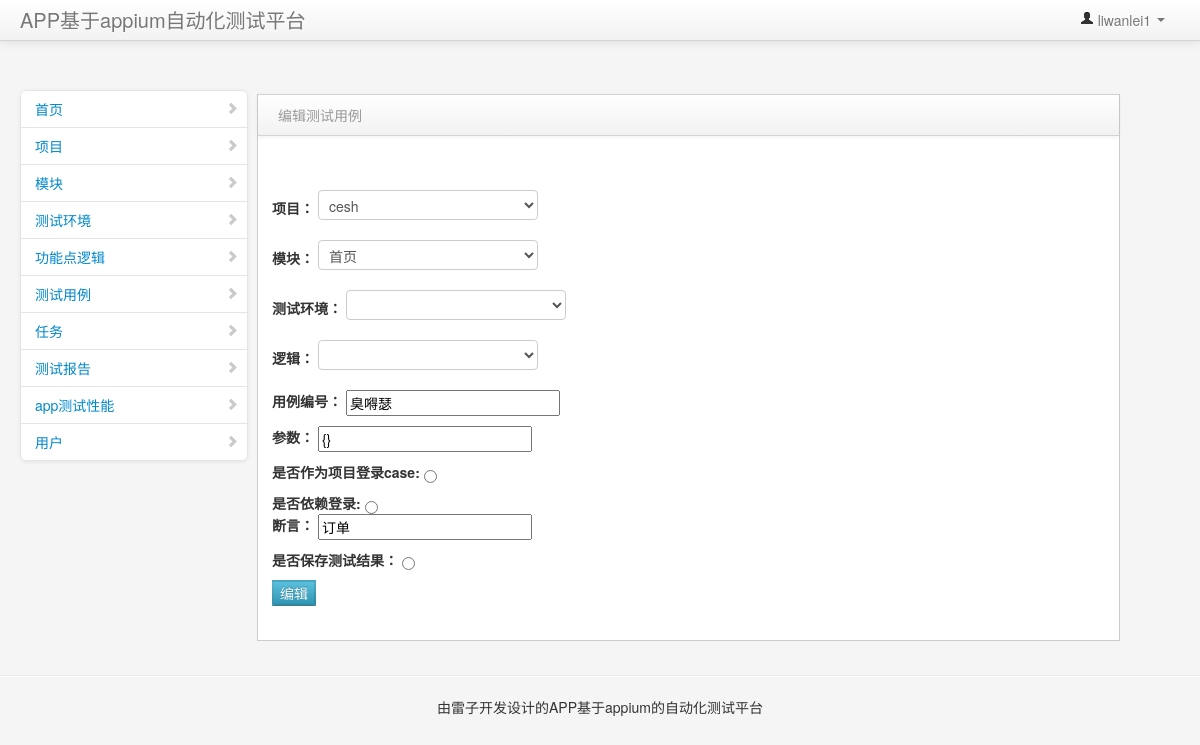
/editcase/1/ (signed in), run on an earlier commit of the app's database.
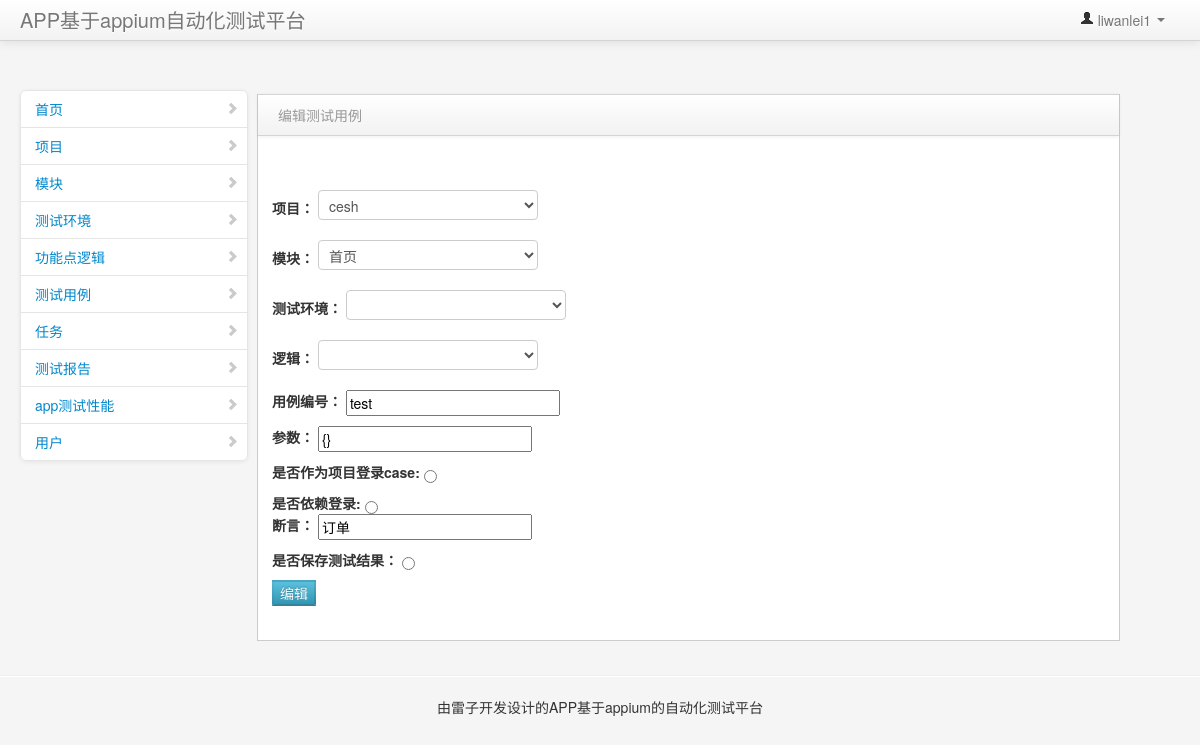
And on a later commit of the database.
### app/models.py (models this page shows, shortened)
class Testcase(models.Model):
    makedate = models.DateTimeField('创建时间', auto_now_add=True)
    project=models.ForeignKey(Project,null=True,on_delete=models.CASCADE)
    mode=models.ForeignKey(Mode,null=True,on_delete=models.CASCADE)
    user=models.ForeignKey(Newusers,on_delete=models.CASCADE)
    casenum=models.CharField('测试用例编号',default=1,unique=True,max_length=252)
    data=models.CharField('参数',max_length=252)
    yilai=models.BooleanField('是否依赖登录',default=False)
    is_yilai=models.BooleanField('是否作为项目登录的依赖',default=False)
    asser=models.CharField('预期',max_length=252)
    luoji=models.ForeignKey(FunctionalLofic,on_delete=models.CASCADE)
    savetest=models.BooleanField('是否保存测试结果',default=False)
    events=models.ForeignKey(Testeven,on_delete=models.CASCADE)
    status = models.BooleanField('状态', default=False)
    class Meta:
        verbose_name = u'测试用例'
        verbose_name_plural = verbose_name
        ordering = ['-id']

### app/views.py (the view, shortened to what this page needs)
# urls.py: url(r'^editcase/(?P<id>\d+)/', login_required(EditCaseView.as_view()), name='editcase'),
class EditCaseView(View):
    def get(self, request, id):
        if request.user.is_superuser is False:
            use = Newusers.objects.filter(username=request.user).first()
            m = use.project_user_set.all()
            project_list = []
            for i in m:
                project = i.productname.all()
                for j in project:
                    project_list.append(j)
        else:
            project_list = Project.objects.filter(status=False).all()
        models = Mode.objects.filter(status=False).all()
        case_is = Testcase.objects.filter(id=id, status=False).first()
        if not case_is:
            messages.add_message(request, messages.INFO, '编辑测试用例不存在')
            return redirect('testcase')
        return render(request, 'edit/edit_case.html', {'projects': project_list, 'models': models, 'case': case_is})

### templates/edit/edit_case.html (shortened to what this page needs)
{% extends 'base.html' %}
{% block content %}
    <div class="span9" id="content">
        <div class="block">
            <div class="navbar navbar-inner block-header">
                <div class="muted pull-left">编辑测试用例</div>
            </div>
            <div class="block-content collapse in">
                <p class="span12">
                <div class="table-toolbar">
            </div>
                <form   class="form-signin" method="post" action="">
                    <p>
                        <span> <strong>项目：</strong></span>
                        <select name="project" id="project" onclick="testevet()" >
                            {% for project in projects %}
                                {% if case.project == project %}
                                    <option selected>{{ project.name }}</option>
                                {% else %}
                                    <option >{{ project.name }}</option>
                                {% endif %}
                            {% endfor %}
                        </select>
                    </p>
                    <p>
                        <span><strong>模块：</strong></span>
                        <select name="mode">
                            {% for mode in models %}
                                {% if case.mode == mode  %}
                                    <option selected>{{ mode.name }}</option>
                                {% else %}
                                    <option >{{ mode.name }}</option>
                                {% endif %}
                            {% endfor %}
                        </select>
                    </p>
                    <p>
                        <span><strong>测试环境：</strong></span>
                        <select id="testevent" name="testevent"></select>
                    </p>
                    <p>
                        <span><strong>逻辑：</strong></span>
                        <select  id="luoji" name="luoji" ></select>
                    </p>
                    <p>
                        <span><strong>用例编号：</strong></span>
                        <input name="casenum" placeholder="用例编号" value="{{ case.casenum }}">
                    </p>
                    <p>
                        <span><strong>参数：</strong></span>
                        <input name="canshu" placeholder="用例参数" value="{{ case.data }}">
                    </p>
                    <p>
                        <strong>是否作为项目登录case:</strong>
                    <input type="radio" name="is_log" id="yilai" >
                    </p>
                    <strong>是否依赖登录:</strong>
                    <input type="radio" name="yilai" id="yilai" >
                    <p>
                        <span><strong>断言：</strong></span>
                        <input name="assert" placeholder="断言" value="{{ case.asser }}">
                    </p>
                    <p>
                        <span><strong>是否保存测试结果：</strong></span>
                        <input name="result" type="radio">
                    </p>
                    <input type="submit" class="button btn-info" value="编辑">
                </form>
            </div>
        </div>
    </div>
    </div>
    </div>
{% endblock %}

What changed in the data, as far as the page shows it:
changed Testcase "订单": casenum "臭嘚瑟" → "test"
